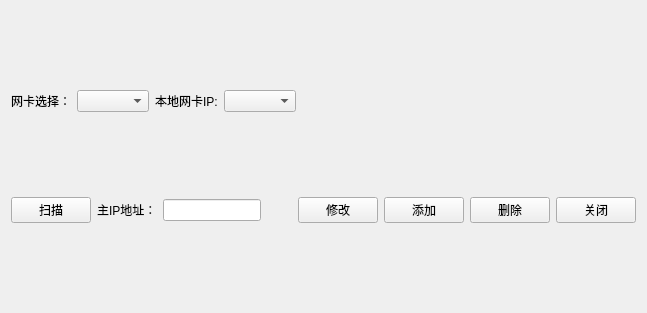
<?xml version="1.0" encoding="UTF-8"?>
<ui version="4.0">
 <class>QNetworkConfigWidget</class>
 <widget class="QWidget" name="QNetworkConfigWidget">
  <property name="geometry">
   <rect>
    <x>0</x>
    <y>0</y>
    <width>647</width>
    <height>313</height>
   </rect>
  </property>
  <property name="windowTitle">
   <string>Form</string>
  </property>
  <layout class="QVBoxLayout" name="verticalLayout_2">
   <item>
    <layout class="QHBoxLayout" name="horizontalLayout_3">
     <item>
      <widget class="QLabel" name="m_pNetCardSel_Label">
       <property name="text">
        <string>网卡选择：</string>
       </property>
      </widget>
     </item>
     <item>
      <widget class="QComboBox" name="m_pNetCardSel_ComboBox"/>
     </item>
     <item>
      <widget class="QLabel" name="m_pLocalIP_Label">
       <property name="text">
        <string>本地网卡IP:</string>
       </property>
      </widget>
     </item>
     <item>
      <widget class="QComboBox" name="m_pLocalIP_ComboBox"/>
     </item>
     <item>
      <spacer name="horizontalSpacer_4">
       <property name="orientation">
        <enum>Qt::Horizontal</enum>
       </property>
       <property name="sizeHint" stdset="0">
        <size>
         <width>20</width>
         <height>20</height>
        </size>
       </property>
      </spacer>
     </item>
    </layout>
   </item>
   <item>
    <layout class="QVBoxLayout" name="m_wndVertLayout">
     <item>
      <layout class="QHBoxLayout" name="m_wndBtnsLayout">
       <item>
        <widget class="QPushButton" name="m_pScan_PushButton">
         <property name="text">
          <string>扫描</string>
         </property>
        </widget>
       </item>
       <item>
        <widget class="QLabel" name="m_pServerIP_Label">
         <property name="text">
          <string>主IP地址：</string>
         </property>
        </widget>
       </item>
       <item>
        <widget class="QLineEdit" name="m_pServerIP_LineEdit"/>
       </item>
       <item>
        <spacer name="horizontalSpacer">
         <property name="orientation">
          <enum>Qt::Horizontal</enum>
         </property>
         <property name="sizeHint" stdset="0">
          <size>
           <width>40</width>
           <height>20</height>
          </size>
         </property>
        </spacer>
       </item>
       <item>
        <widget class="QPushButton" name="m_btnModify">
         <property name="text">
          <string>修改</string>
         </property>
        </widget>
       </item>
       <item>
        <widget class="QPushButton" name="m_btnAdd">
         <property name="text">
          <string>添加</string>
         </property>
        </widget>
       </item>
       <item>
        <widget class="QPushButton" name="m_btnDelete">
         <property name="text">
          <string>删除</string>
         </property>
        </widget>
       </item>
       <item>
        <widget class="QPushButton" name="m_pCancel_PushButton">
         <property name="text">
          <string>关闭</string>
         </property>
        </widget>
       </item>
      </layout>
     </item>
    </layout>
   </item>
  </layout>
 </widget>
 <resources/>
 <connections/>
</ui>
